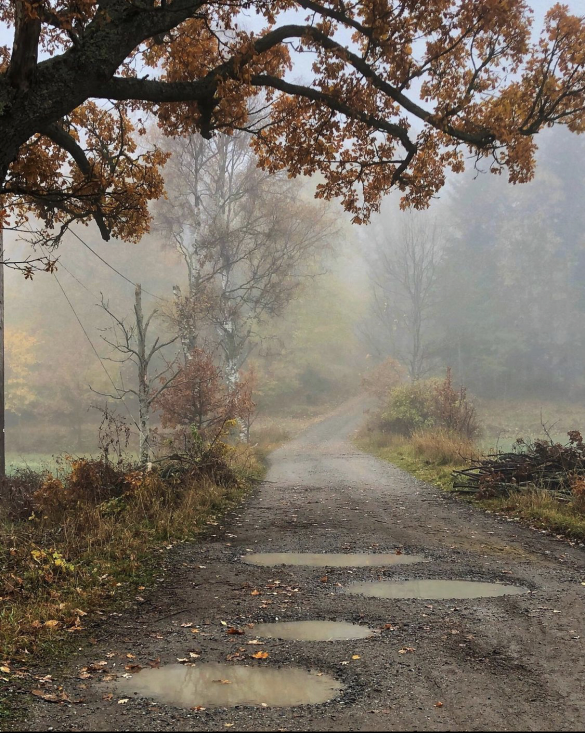
#> input picture Fog Edge Detection/image/1.jpg, 1170 x 1465 px (shown at 1/2 size)
$ python dehaze.py image/1.jpg   (older library calls are emulated)
#> lines starting #> are read from the running program, lines starting #| are printed output that depends on the picture; after the words box and inside, x2 and y2 are one past the last pixel; in counts of white or black regions, pixels touching at a corner belong together
"""
This code is taken directly from He-Zhang on GitHub, URL: https://github.com/He-Zhang/image_dehaze
It has been modified and extended to meet the needs of this research topic
"""

import cv2;
import math;
import numpy as np;

# Extract the dark channel image given an input image
def DarkChannel(im,sz):
    b,g,r = cv2.split(im)
    dc = cv2.min(cv2.min(r,g),b)
    kernel = cv2.getStructuringElement(cv2.MORPH_RECT,(sz,sz))
    dark = cv2.erode(dc,kernel)
    return dark

# Determine the atmospheric light from the brightest regions
# in the DarkChannel image.
def AtmLight(im,dark):
    [h,w] = im.shape[:2]
    imsz = h*w
    numpx = int(max(math.floor(imsz/1000),1))
    darkvec = dark.reshape(imsz)
    imvec = im.reshape(imsz,3)

    indices = darkvec.argsort()
    indices = indices[imsz-numpx::]

    atmsum = np.zeros([1,3])
    for ind in range(1,numpx):
       atmsum = atmsum + imvec[indices[ind]]

    A = atmsum / numpx
    return A

# Determine the transmission value from the dark
# channel of the normalized input image (im / A)
def TransmissionEstimate(im,A,sz):
    omega = 0.95
    im3 = np.empty(im.shape,im.dtype)

    for ind in range(0,3):
        im3[:,:,ind] = im[:,:,ind]/A[0,ind]

    transmission = 1 - omega*DarkChannel(im3,sz)
    return transmission

def Guidedfilter(im,p,r,eps):
    mean_I = cv2.boxFilter(im,cv2.CV_64F,(r,r))
    mean_p = cv2.boxFilter(p, cv2.CV_64F,(r,r))
    mean_Ip = cv2.boxFilter(im*p,cv2.CV_64F,(r,r))
    cov_Ip = mean_Ip - mean_I*mean_p

    mean_II = cv2.boxFilter(im*im,cv2.CV_64F,(r,r))
    var_I   = mean_II - mean_I*mean_I

    a = cov_Ip/(var_I + eps)
    b = mean_p - a*mean_I

    mean_a = cv2.boxFilter(a,cv2.CV_64F,(r,r))
    mean_b = cv2.boxFilter(b,cv2.CV_64F,(r,r))

    q = mean_a*im + mean_b
    return q

def TransmissionRefine(im,et):
    gray = cv2.cvtColor(im,cv2.COLOR_BGR2GRAY)
    gray = np.float64(gray)/255
    r = 60
    eps = 0.0001
    t = Guidedfilter(gray,et,r,eps)

    return t

# Recover the haze free image using the inverted
# haze imaging equations. Lower bound transmission
# is set to 0.1
def Recover(im,t,A,tx = 0.1):
    res = np.empty(im.shape,im.dtype)
    t = cv2.max(t,tx)

    for ind in range(0,3):
        res[:,:,ind] = (im[:,:,ind]-A[0,ind])/t + A[0,ind]

    return res

def ExtractEdges(J):
    # Convert the color scale image to gray scale to remove unnecessary noise
    grayscale_img = cv2.cvtColor(J, cv2.COLOR_BGR2GRAY)
    # Apply a 5x5 gaussian filter to the grayscale image
    blurred_img = cv2.GaussianBlur(grayscale_img, (5,5), 0)
    edges = cv2.Canny(blurred_img, 30, 150)

    return edges

if __name__ == '__main__':
    import sys
    try:
        fn = sys.argv[1]
    except:
        fn = './image/15.png'

    def nothing(*argv):
        pass

    src = cv2.imread(fn)
#> src is the input picture: shape (1465, 1170, 3); mean B, G, R 99.6, 110.6, 119.7

    I = src.astype('float64')/255

    patch_size = 30

    dark = DarkChannel(I,patch_size)
#> in DarkChannel, `dark = cv2.erode(dc,kernel)`:
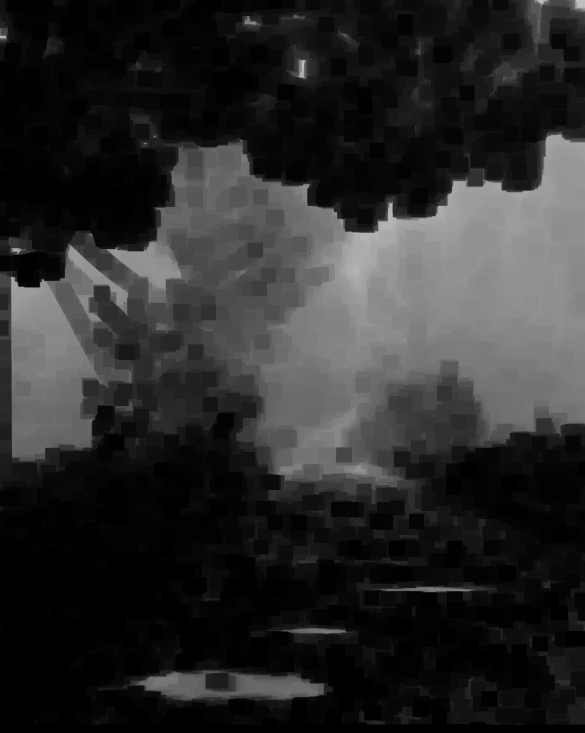
#> dark: shape (1465, 1170) float64 (shown at 1/2 size); min 0, max 0.8, mean 0.166
    A = AtmLight(I,dark)
#> in AtmLight, `indices = indices[imsz-numpx::]`: indices = 1714 values, max 643042 at index 1, min 1077 at index 1644, mean 426087
#> the loop in AtmLight, `for ind in range(1,numpx):` made 1713 passes
#> atmsum on passes 1 to 3: [[0.725, 0.757, 0.753]], [[1.46, 1.52, 1.51]], [[2.19, 2.28, 2.27]]
#> after the loop in AtmLight, `for ind in range(1,numpx):`: atmsum = [[1344.7, 1321.6, 1293.5]]
#> in AtmLight, `A = atmsum / numpx`: A = [[0.785, 0.771, 0.755]]
#> A = [[0.785, 0.771, 0.755]]
    te = TransmissionEstimate(I,A,patch_size)
    t = TransmissionRefine(src,te)
#> in Guidedfilter, `a = cov_Ip/(var_I + eps)`:
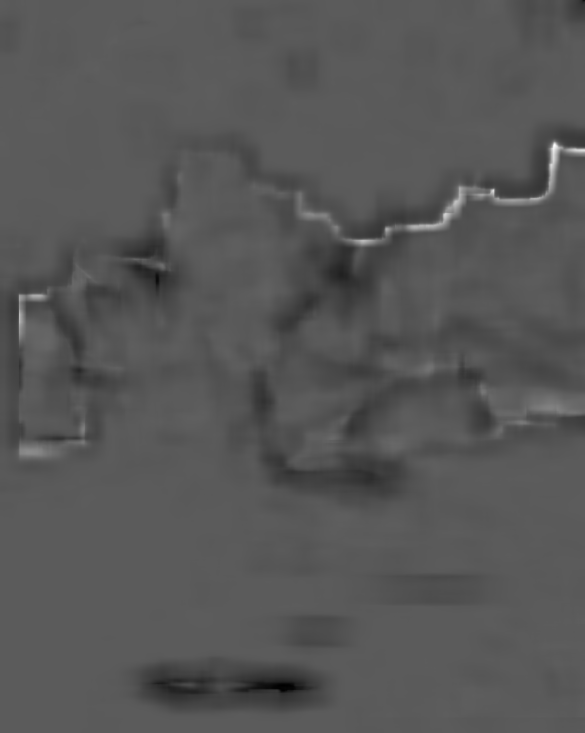
#> a: shape (1465, 1170) float64 (shown at 1/2 size); min -3.28, max 5.86, mean -0.171; drawn with min black and max white
#> in Guidedfilter, `mean_b = cv2.boxFilter(b,cv2.CV_64F,(r,r))`:
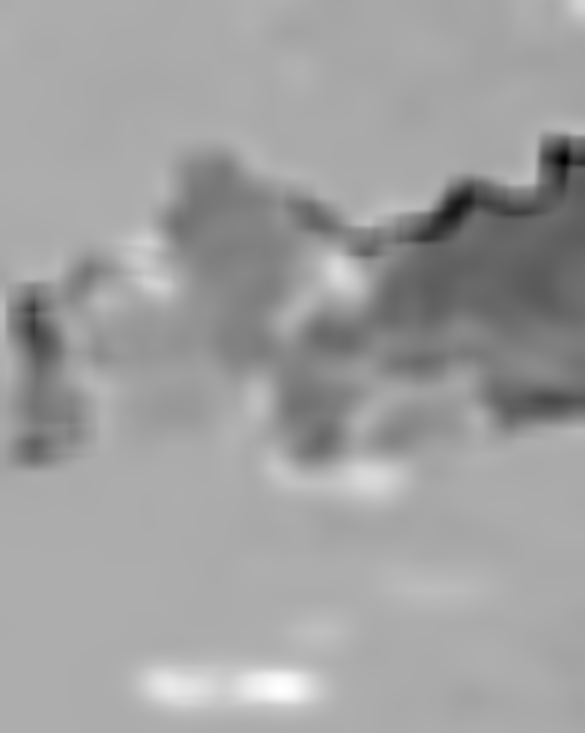
#> mean_b: shape (1465, 1170) float64 (shown at 1/2 size); min -0.409, max 1.66, mean 0.892; drawn with min black and max white
#> in Guidedfilter, `q = mean_a*im + mean_b`:
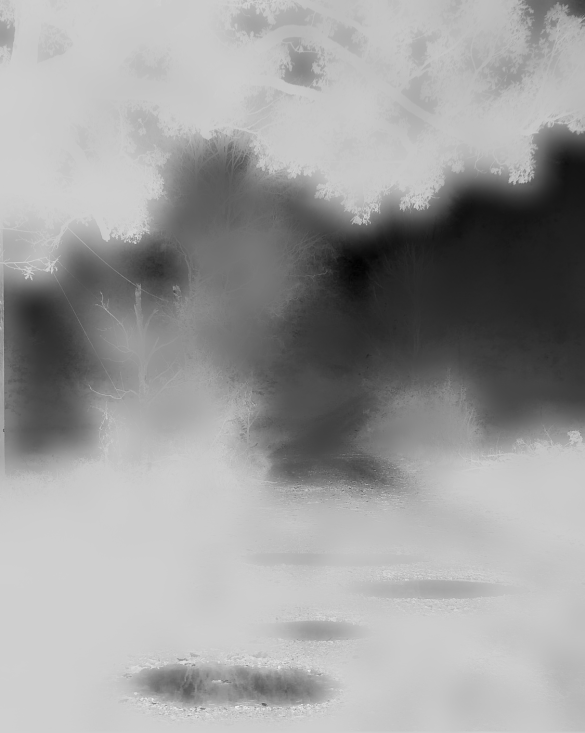
#> q: shape (1465, 1170) float64 (shown at 1/2 size); min 0.169, max 1.19, mean 0.798; drawn with min black and max white
    J = Recover(I,t,A,0.1)
#> after the loop in Recover, `for ind in range(0,3):`:
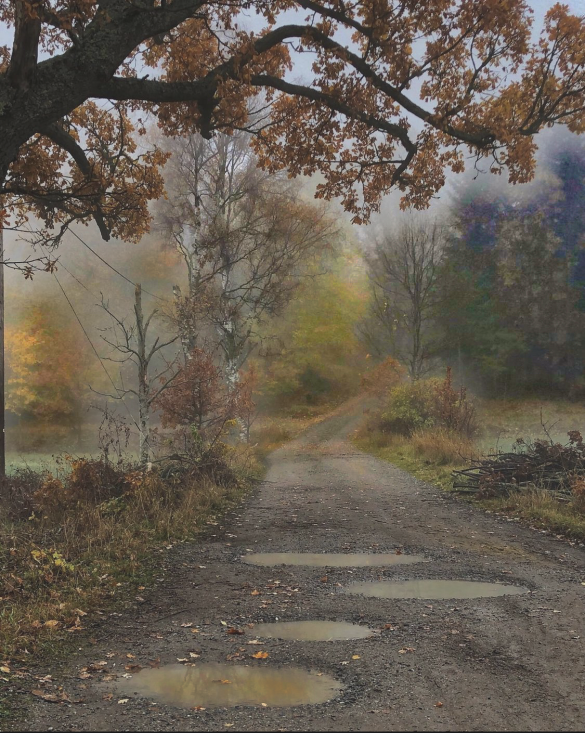
#> res: shape (1465, 1170, 3) float64 (shown at 1/2 size); mean B, G, R 0.297, 0.359, 0.407; drawn with min black and max white

    # Save de-fogged image to file to enforce format type for Canny
    cv2.imwrite("./image/J.png", J*255)

    edges_no_fog = ExtractEdges(cv2.imread("./image/J.png"))
#> in ExtractEdges, `edges = cv2.Canny(blurred_img, 30, 150)`:
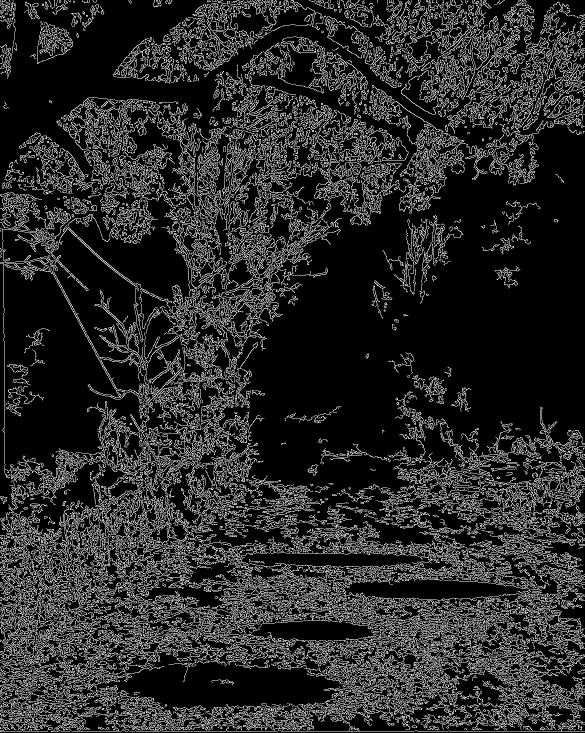
#> edges: shape (1465, 1170) (shown at 1/2 size); 16.1% white in thin lines or dots
    edges_fog = ExtractEdges(src)
#> in ExtractEdges (call 2), `edges = cv2.Canny(blurred_img, 30, 150)`:
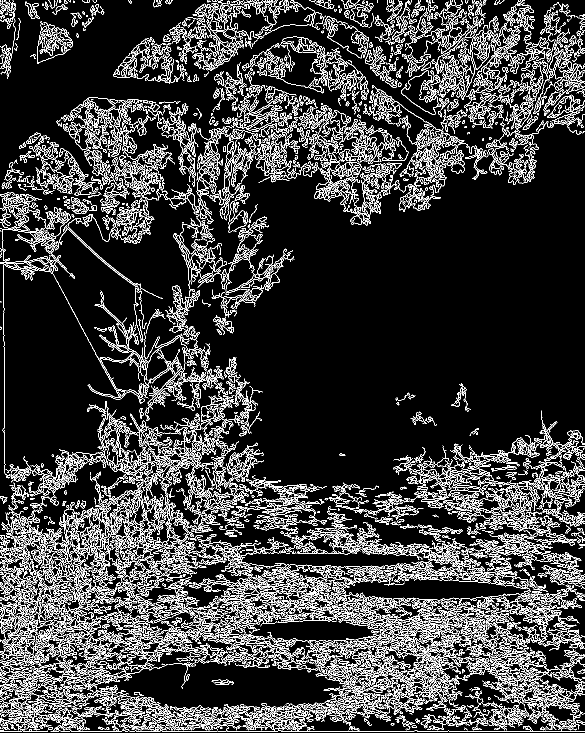
#> edges: shape (1465, 1170) (shown at 1/2 size); 14.7% white in thin lines or dots

    cv2.imshow("dark",dark)
    cv2.imshow("t",t)
    cv2.imshow('I',src)
    cv2.imshow('J',J)

    cv2.imshow('Edges no Fog', edges_no_fog)
    cv2.imshow('Edges with Fog', edges_fog)

    cv2.waitKey(delay=50000)

$ run again, on Fog Edge Detection/image/3.jpg
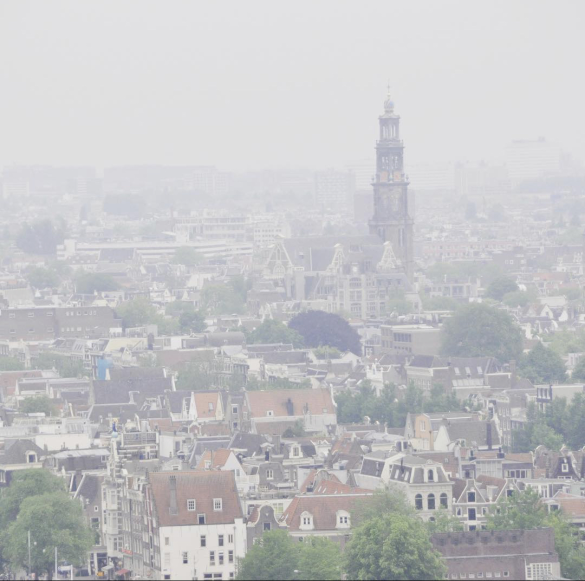
#> input picture Fog Edge Detection/image/3.jpg, 1170 x 1162 px (shown at 1/2 size)
#> src is the input picture: shape (1162, 1170, 3); mean B, G, R 197.2, 195.1, 194.8
#> in DarkChannel, `dark = cv2.erode(dc,kernel)`:
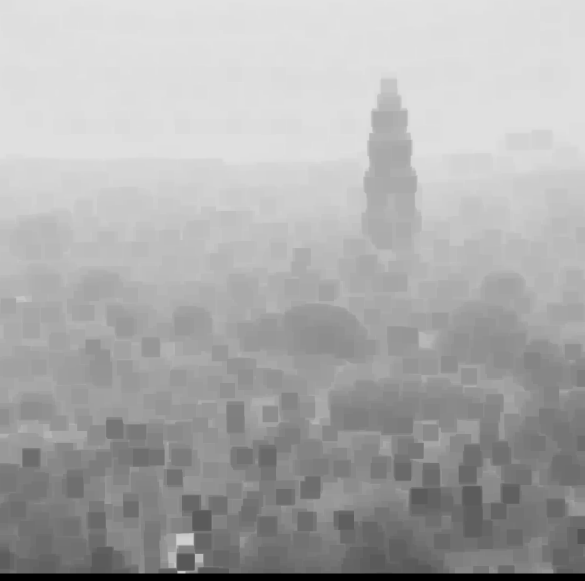
#> dark: shape (1162, 1170) float64 (shown at 1/2 size); min 0, max 0.886, mean 0.675
#> indices = 1359 values, max 40127 at index 515, min 5106 at index 1350, mean 15009.5
#> the loop in AtmLight, `for ind in range(1,numpx):` made 1358 passes
#> atmsum on passes 1 to 3: [[0.886, 0.886, 0.886]], [[1.77, 1.77, 1.77]], [[2.67, 2.66, 2.66]]
#> after the loop in AtmLight, `for ind in range(1,numpx):`: atmsum = [[1212.4, 1203.6, 1203.6]]
#> in AtmLight, `A = atmsum / numpx`: A = [[0.892, 0.886, 0.886]]
#> edges: shape (1162, 1170); 8.7% white in thin lines or dots, all inside (x1, y1, x2, y2) = (0, 156, 1170, 1161)
#> in ExtractEdges (call 2), `edges = cv2.Canny(blurred_img, 30, 150)`:
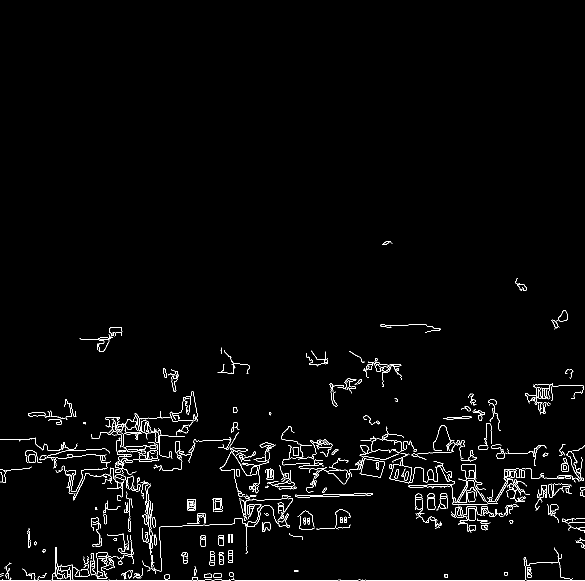
#> edges: shape (1162, 1170) (shown at 1/2 size); 2% white in thin lines or dots, all inside (x1, y1, x2, y2) = (0, 482, 1170, 1161)
